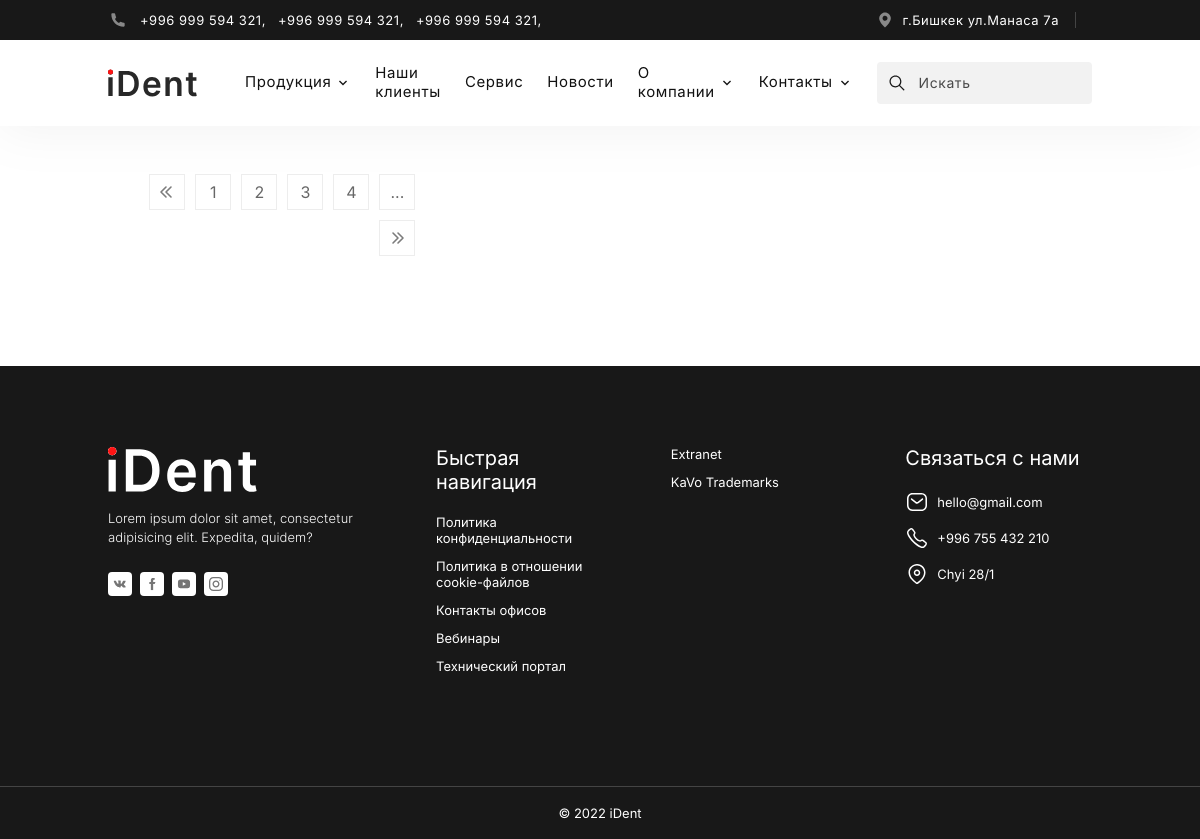
The page /dentin/4/ on the database as committed earlier.
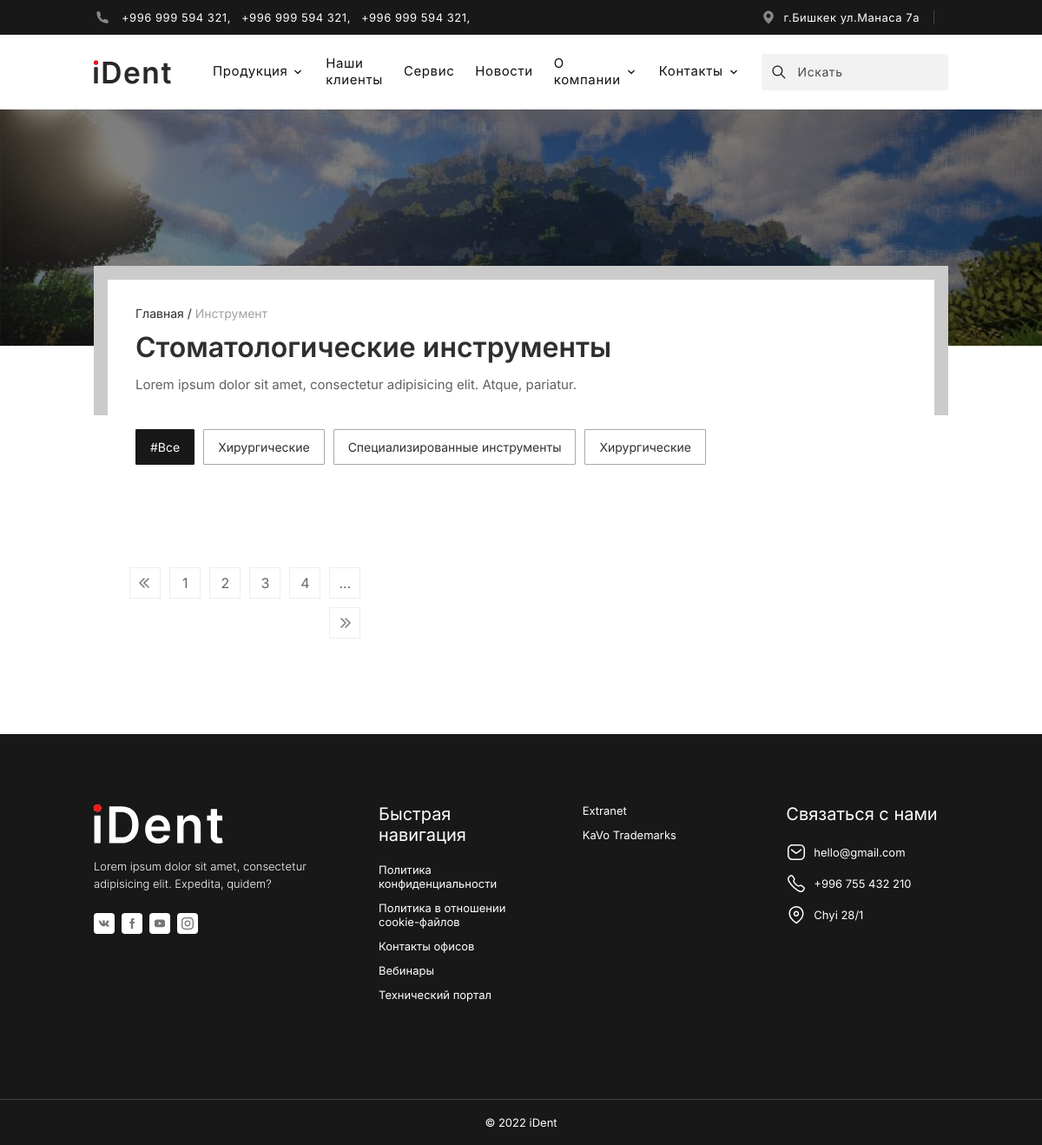
The same page on the database as committed later.
### blog/models.py (models this page shows, shortened)
class DentIn(models.Model):
    title = models.CharField(max_length=255, verbose_name='Каталог',default='')
    text = models.TextField(max_length=150, verbose_name='Текст', default='')
    image = models.ImageField(verbose_name='Фото', null=True, blank=True,default='')

### blog/views.py (the view)
# urls.py: path('dentin/<int:pk>/', product ,name='dentin'),
def product(request, pk):
    dentin = DentIn.objects.filter(pk=pk)
    return render(request, 'catalog.html', locals())

### blog/templates/catalog.html (shortened to what this page needs)
{% extends 'base.html' %}
{% block content %}
    {% for i in dentin %}
        <div class="catalog-intro">
            <img src="{{ i.image.url }}" alt="" class="background">
            <div class="container">
                <div class="box">
                    <div class="bread-crumbs">
                        <a href="" class="link">Главная /</a>
                        <span class="cur-link">{{ i.title }}</span>
                    </div>
                    <h1 class="title">Стоматологические инструменты</h1>
                    <p class="text">Lorem ipsum dolor sit amet, consectetur adipisicing elit. Atque, pariatur.</p>
                    <div class="filter">
                        <div class="filter-item active">#Все</div>
                        <div class="filter-item">Хирургические</div>
                        <div class="filter-item">Специализированные инструменты</div>
                        <div class="filter-item">Хирургические</div>
                    </div>
                </div>
            </div>
        </div>
    {% endfor %}
    <section class="catalog">
        <div class="container">
            <div class="catalog-grid">
            <div class="pagination">
                <div class="pag-item">
                    <svg width="20" height="20" viewBox="0 0 20 20" fill="none" xmlns="http://www.w3.org/2000/svg">
                        <path d="M9 15L4 10L9 5" stroke="#7C7C7C" stroke-width="1.6" stroke-linecap="round"
                              stroke-linejoin="round"/>
                        <path d="M14 15L9 10L14 5" stroke="#7C7C7C" stroke-width="1.6" stroke-linecap="round"
                              stroke-linejoin="round"/>
                    </svg>
                </div>
                <div class="pag-item">1</div>
                <div class="pag-item">2</div>
                <div class="pag-item">3</div>
                <div class="pag-item">4</div>
                <div class="pag-item">...</div>
                <div class="pag-item">
                </div>
            </div>
        </div>
    </section>
{% endblock %}

### blog/templates/base.html (shortened to what this page needs)
<!doctype html>
<html lang="en">
<head>
    <link rel="stylesheet" href="../../assets/font/stylesheet.css">
    <link rel="stylesheet" href="../../assets/style/swiper.css">
    <link rel="stylesheet" href="../../assets/style/style.css">
</head>
<body>
<header class="header">
    <div class="top">
        <div class="container">
            <div class="inner">
                <div class="tels">
                    <a href="tel:+996 999 594 321," class="tel header-font">+996 999 594 321,</a>
                    <a href="tel:+996 999 594 321," class="tel header-font">+996 999 594 321,</a>
                    <a href="tel:+996 999 594 321," class="tel header-font">+996 999 594 321,</a>
                </div>
                <div class="right">
                    <div class="address header-font">г.Бишкек ул.Манаса 7a</div>
                </div>
            </div>
        </div>
    </div>
    <div class="bottom">
        <div class="container">
            <div class="inner">
                <a href="{% url 'home' %}" class="logo"><img src="../../assets/img/svg/logo.svg" alt="logo"
                                                             class="logo"></a>
                <nav class="nav">
                    <div class="link-wrap">
                        <a href="#!" class="link header-font">Продукция</a>
                    </div>
                    <a href="#!" class="link header-font">Наши клиенты</a>
                    <a href="{% url 'service' %}" class="link header-font">Сервис</a>
                    <a href="" class="link header-font">Новости</a>
                    <div class="link-wrap">
                        <a href="{% url 'about' %}" class="link header-font">О компании</a>
                    </div>
                    <div class="link-wrap">
                        <a href="#!" class="link header-font">Контакты</a>
                    </div>
                </nav>
                <form class="search">
                    <input type="text" class="search-field header-font" placeholder="Искать">
                </form>
            </div>
        </div>
    </div>
</header>
{% block content %}
{% endblock %}
<footer class="footer">
    <div class="container">
        <div class="inner">
            <div>
                <img src="/assets/img/svg/footer-logo.svg" alt="" class="logo">
                <p class="text">Lorem ipsum dolor sit amet, consectetur adipisicing elit. Expedita, quidem?</p>
                <div class="socials">
                    <a href="" class="soc-link"><img src="../../assets/img/svg/vk.svg" alt="" class="soc-icon"></a>
                    <a href="" class="soc-link"><img src="../../assets/img/svg/fac.svg" alt="" class="soc-icon"></a>
                    <a href="#" class="soc-link"><img src="../../assets/img/svg/youtube.svg" alt=""
                                                      class="soc-icon"></a>
                    <a href="#" class="soc-link"><img src="../../assets/img/svg/inst.svg" alt="" class="soc-icon"></a>
                </div>
            </div>
            <div>
                <h4 class="title">Быстрая навигация</h4>
                <a href="#" class="link">Политика конфиденциальности</a>
                <a href="#" class="link">Политика в отношении cookie-файлов</a>
                <a href="#" class="link">Контакты офисов</a>
                <a href="#" class="link">Вебинары</a>
                <a href="#" class="link">Технический портал</a>
            </div>
            <div>
                <a href="#" class="link">Extranet</a>
                <a href="#" class="link">KaVo Trademarks</a>
            </div>
            <div>
                <h4 class="title">Связаться с нами</h4>
                <a href="mailto:hello@gmail.com" class="link con-link email">hello@gmail.com</a>
                <a href="tel:+996 755 432 210" class="link con-link tel">+996 755 432 210</a>
                <span class="link con-link map">Chyi 28/1</span>
            </div>
        </div>
    </div>
    <div class="copyright">
        <div class="container">
            © <span></span> iDent
        </div>
    </div>
</footer>
</body>
</html>

Rows that differ between the two databases and show on the page:
added DentIn: image (picture), title "Инструмент"
